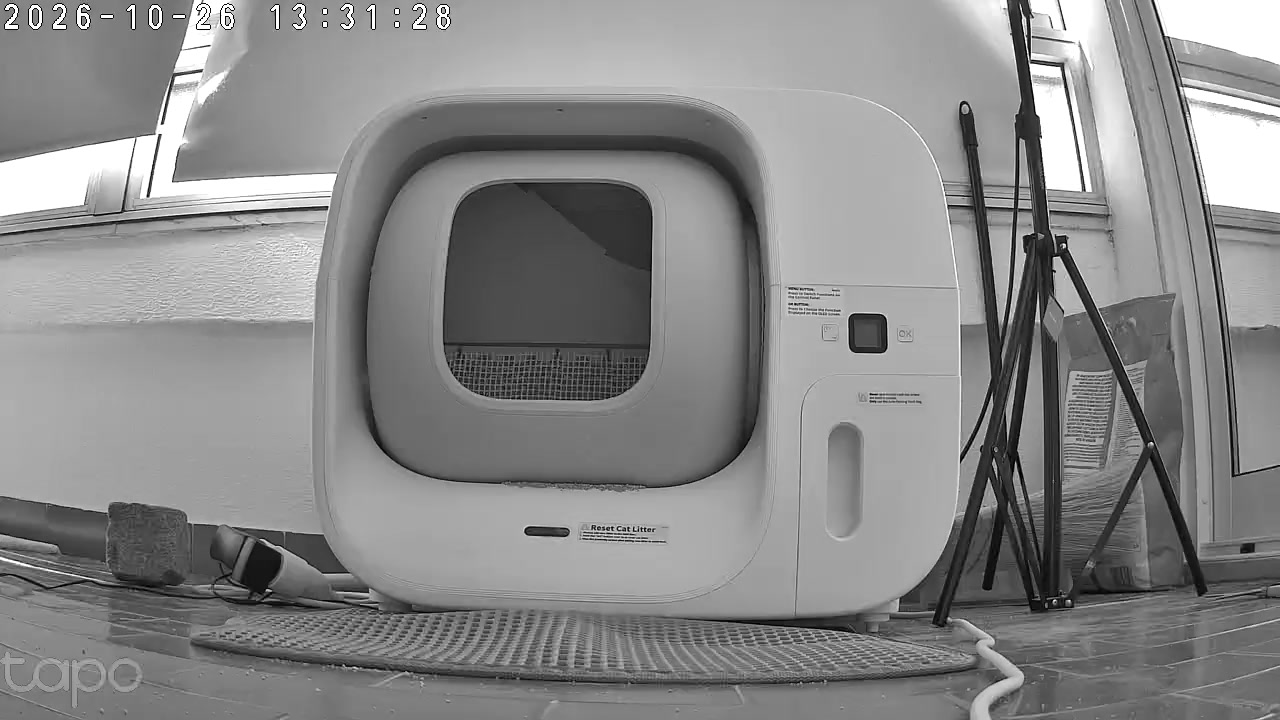
#> input picture litter_algo/ref_box.jpg, 1280 x 720 px
$ python build_crops.py   (older library calls are emulated)
#> lines starting #> are read from the running program, lines starting #| are printed output that depends on the picture
### litter_algo/locate.py
"""Знаходить лоток і вікно його барабана на кадрі камери незалежно від положення/масштабу камери.

Шаблон: контури корпусу лотка (рамка, панель, кнопка) з опорного кадру ref_box.jpg, вікно барабана в шаблоні
замасковане (кіт у вікні не заважає пошуку). Шукаємо за масштабами й зсувом (matchTemplate по високочастотній карті
контурів у півроздільності). Повертає прямокутник вікна в координатах кадру й оцінку впевненості;
низька оцінка = «не знайшов лоток», тоді рішення «порожньо» не приймається.
"""
import os
import cv2
import numpy as np

HERE = os.path.dirname(os.path.abspath(__file__))
# частки опорного кадру 1280x720: корпус лотка (шаблон) і вікно барабана всередині
BOX = (0.24, 0.10, 0.77, 0.87)
WIN = (0.345, 0.25, 0.51, 0.56)
SCALES = [round(0.30 + 0.05 * i, 2) for i in range(18)]   # 0.30 .. 1.15 від розміру в опорному кадрі
HALF = 0.5


def edge_map(gray):
    g = cv2.GaussianBlur(gray.astype(np.float32), (5, 5), 0)
    m = np.hypot(cv2.Sobel(g, cv2.CV_32F, 1, 0), cv2.Sobel(g, cv2.CV_32F, 0, 1))
    m = cv2.resize(m, None, fx=HALF, fy=HALF, interpolation=cv2.INTER_AREA)
    # прибираємо локальне середнє (щоб однорідні світлі/темні ділянки не давали кореляції)
    return m - cv2.blur(m, (41, 41))


class Locator:
    def __init__(self, ref_path=os.path.join(HERE, "ref_box.jpg")):
#> called with ref_path = 'litter_algo/ref_box.jpg'
        ref = cv2.imread(ref_path)
#> ref is the input picture: shape (720, 1280, 3); min 0, max 255, mean 136.7
        h, w = ref.shape[:2]
#> h = 720; w = 1280
        e = edge_map(cv2.cvtColor(ref, cv2.COLOR_BGR2GRAY))
#> in edge_map, `m = np.hypot(cv2.Sobel(g, cv2.CV_32F, 1, 0), cv2.Sobel(g, cv2.CV_32F, ..`:
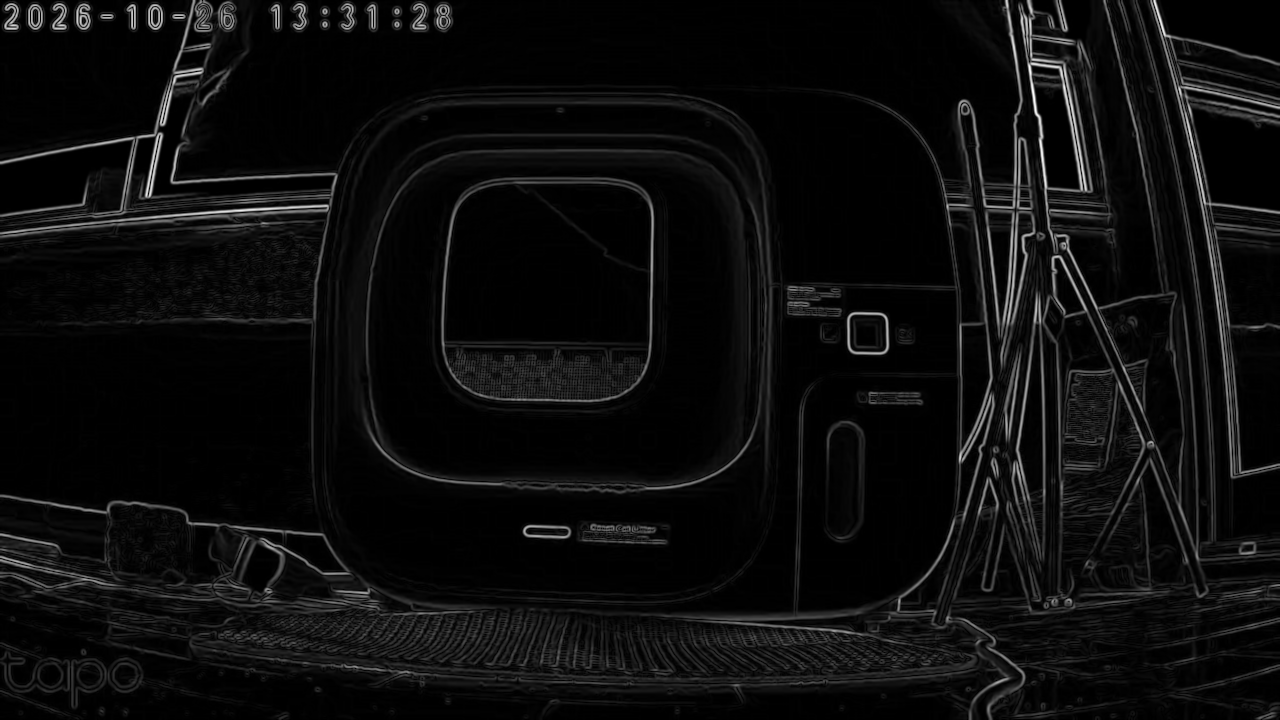
#> m: shape (720, 1280) float32; min 0, max 578.5, mean 29.8; drawn with min black and max white
#> in edge_map, `return m - cv2.blur(m, (41, 41))`:
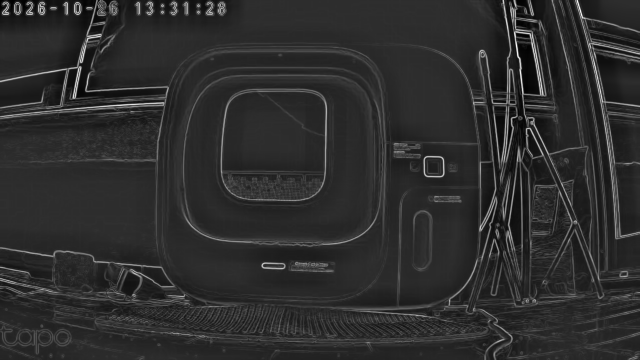
#> returned value: shape (360, 640) float32; min -102.2, max 464.9, mean -0.1; drawn with min black and max white
        eh, ew = e.shape
#> eh = 360; ew = 640
        x1, y1, x2, y2 = (int(BOX[0] * ew), int(BOX[1] * eh), int(BOX[2] * ew), int(BOX[3] * eh))
#> x1 = 153; y1 = 36; x2 = 492; y2 = 313
        self.tmpl = e[y1:y2, x1:x2].copy()
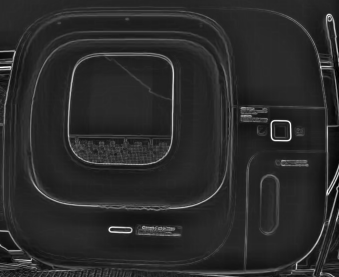
#> self.tmpl: shape (277, 339) float32; min -71.23, max 354.1, mean -0.2; drawn with min black and max white
        mask = np.ones_like(self.tmpl)
        wx1, wy1, wx2, wy2 = (int((WIN[0] - 0.012) * ew) - x1, int((WIN[1] - 0.02) * eh) - y1,
                              int((WIN[2] + 0.012) * ew) - x1, int((WIN[3] + 0.02) * eh) - y1)
#> wx1 = 60; wy1 = 46; wx2 = 181; wy2 = 172
        mask[max(wy1, 0):wy2, max(wx1, 0):wx2] = 0
        self.mask = mask
        self.tmpl = self.tmpl * mask
        # смуги рамки одразу довкола дірки-вікна (в координатах шаблону): left, right, top, bottom (x1, y1, x2, y2)
        hx1, hy1, hx2, hy2 = max(wx1, 0), max(wy1, 0), wx2, wy2
#> hx1 = 60; hy1 = 46; hx2 = 181
        R = 20
        self.rim_strips = [(max(hx1 - R, 0), hy1, hx1, hy2), (hx2, hy1, hx2 + R, hy2), (hx1, max(hy1 - R, 0), hx2, hy1), (hx1, hy2, hx2, hy2 + R)]
        self.box_origin = (x1, y1)
        self.win_in_tmpl = (WIN[0] * ew - x1, WIN[1] * eh - y1, WIN[2] * ew - x1, WIN[3] * eh - y1)

    # [72 lines left out: functions locate, analyze, not called in this run]

### litter_algo/build_crops.py
"""Проходить по кадрах подій за останні дні, зберігає розбір (вікно, клітинки, нормований вміст) у /tmp/litter_crops.npz.
Запуск на Ubuntu у фоні: nohup .venv/bin/python build_crops.py [крок] &"""
import glob
import json
import os
import sys

import cv2
import numpy as np

sys.path.insert(0, os.path.dirname(os.path.abspath(__file__)))
from locate import Locator

step = int(sys.argv[1]) if len(sys.argv) > 1 else 3
H = os.path.expanduser("~")
files = []
for d in sorted(glob.glob(H + "/cat_detector/data/frames/events/*")):
    files += sorted(glob.glob(d + "/*.jpg"))[::step]
files += sorted(glob.glob(H + "/petbox-safe-clean-frames/*.jpg"))
files += sorted(glob.glob(H + "/reshoot_2026-10-26/*.jpg"))
print(len(files), flush=True)
loc = Locator()
meta, crops = [], []
for i, f in enumerate(files):
    im = cv2.imread(f)
    if im is None:
        continue
    r = loc.analyze(im)
    meta.append({"f": f, "score": r["score"], "scale": r["scale"], "rect": r["rect"], "cells": r["cells"], "rim": r["rim"], "bezel": r["bezel"], "ok": r["crop"] is not None})
    crops.append(r["crop"] if r["crop"] is not None else np.zeros((48, 64), np.float32))
    if i % 200 == 0:
        print(i, flush=True)
np.savez_compressed("/tmp/litter_crops.npz", crops=np.array(crops, np.float32))
json.dump(meta, open("/tmp/litter_meta.json", "w"))
print("done", len(meta), flush=True)
